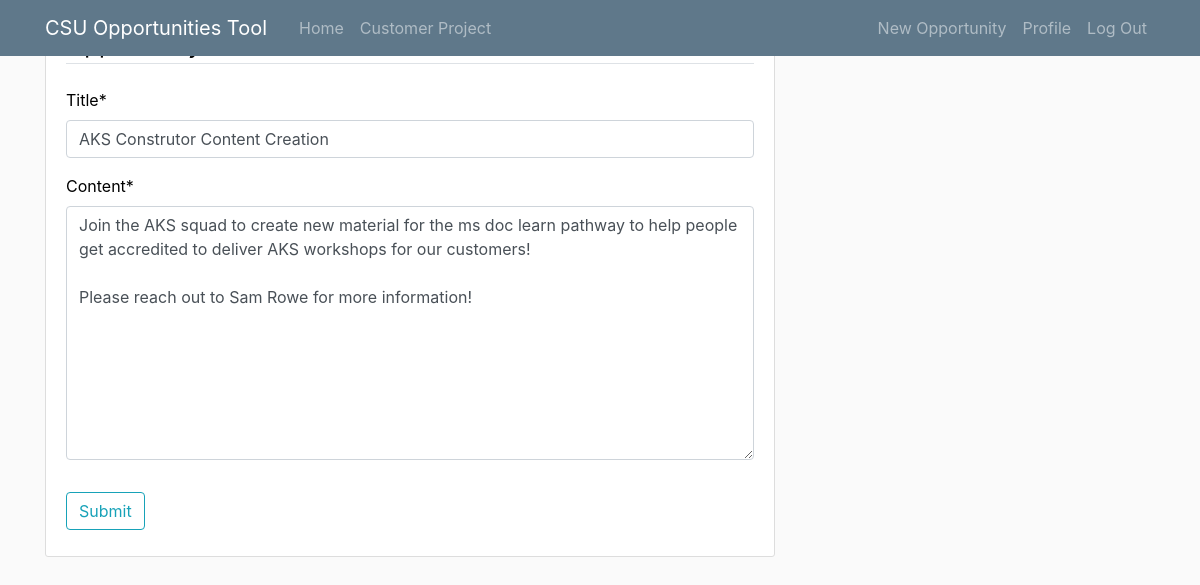
The app's page /opportunity/4/update/ (signed in) with its own data.
### tracker/models.py (models this page shows, shortened)
class Opportunity(models.Model):
    title = models.CharField(max_length=100)
    content = models.TextField()
    date_posted = models.DateTimeField(default=timezone.now)
    author = models.ForeignKey(User, on_delete = models.CASCADE)

### tracker/views.py (the view, shortened to what this page needs)
# urls.py: path('opportunity/<int:pk>/update/', OpportunityUpdateView.as_view(), name='opportunity-update'),
class OpportunityUpdateView(LoginRequiredMixin, UserPassesTestMixin, UpdateView):
    model = Opportunity
    fields = ['title', 'content']
    success_url = '/customer_project'
    def test_func(self):
        opportunity = self.get_object()
        if self.request.user == opportunity.author:
            return True
        return False

### tracker/templates/tracker/opportunity_form.html (shortened to what this page needs)
{% extends "tracker/base.html" %}
{% load crispy_forms_tags %}
{% block content %}
    <div class="content-section">
        <form method="POST">
            <fieldset class="form-group">
                <legend class="border-bottom mb-4">Opportunity</legend>
                {{ form|crispy }}
            </fieldset>
            <div class="form-group">
                <button class="btn btn-outline-info" type="submit">Submit</button>
            </div>
        </form>
    </div>
{% endblock content %}

### tracker/static/tracker/main.css (style rules this page uses)
.content-section { background: #ffffff; padding: 10px 20px; border: 1px solid #dddddd; border-radius: 3px; margin-bottom: 20px; }

### records on screen
Opportunity: title "AKS Construtor Content Creation", content "Join the AKS squad to create new material for the ms doc learn pathway to help people get accredited to deliver AKS workshops for our customers! Please reach out to Sam Rowe for more information!"
